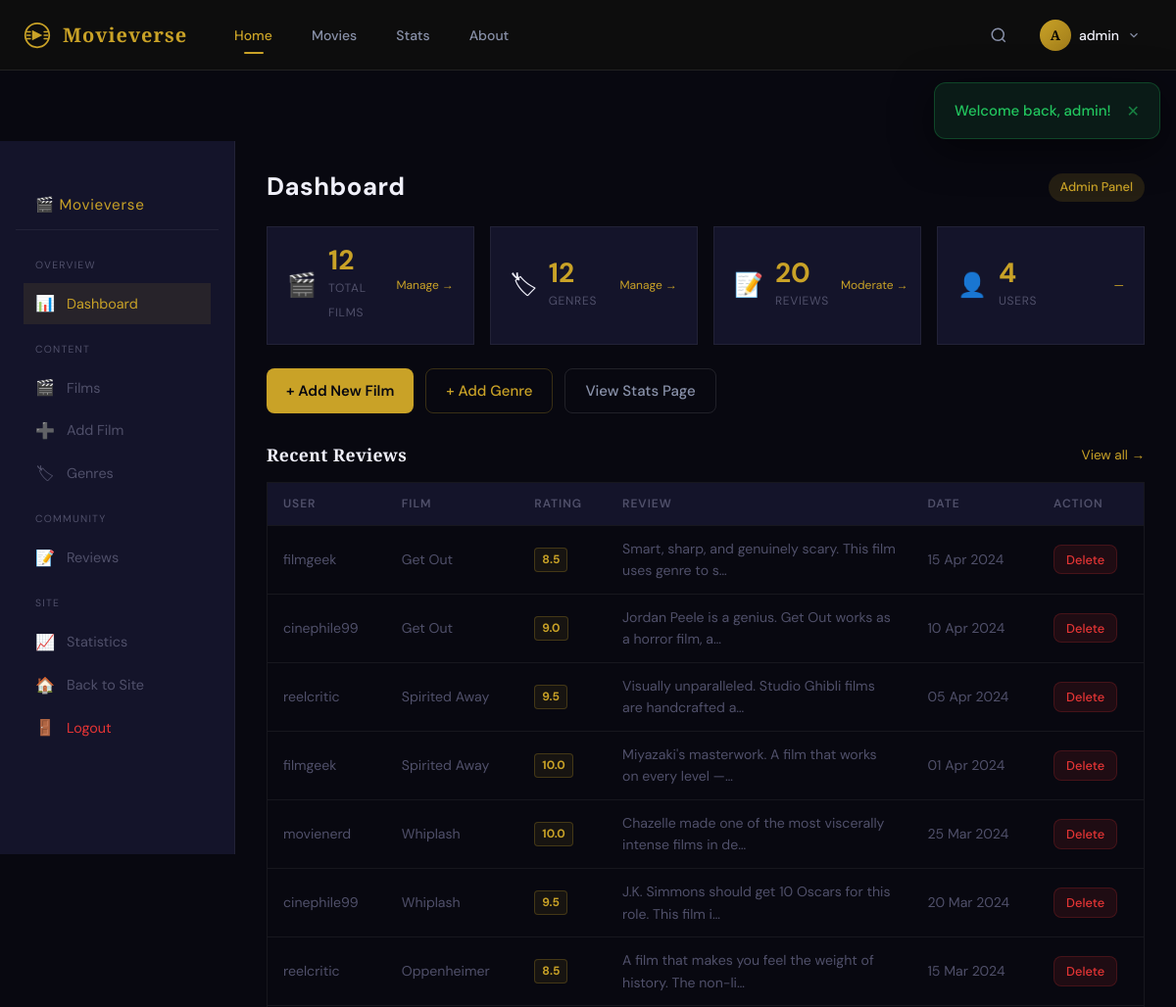
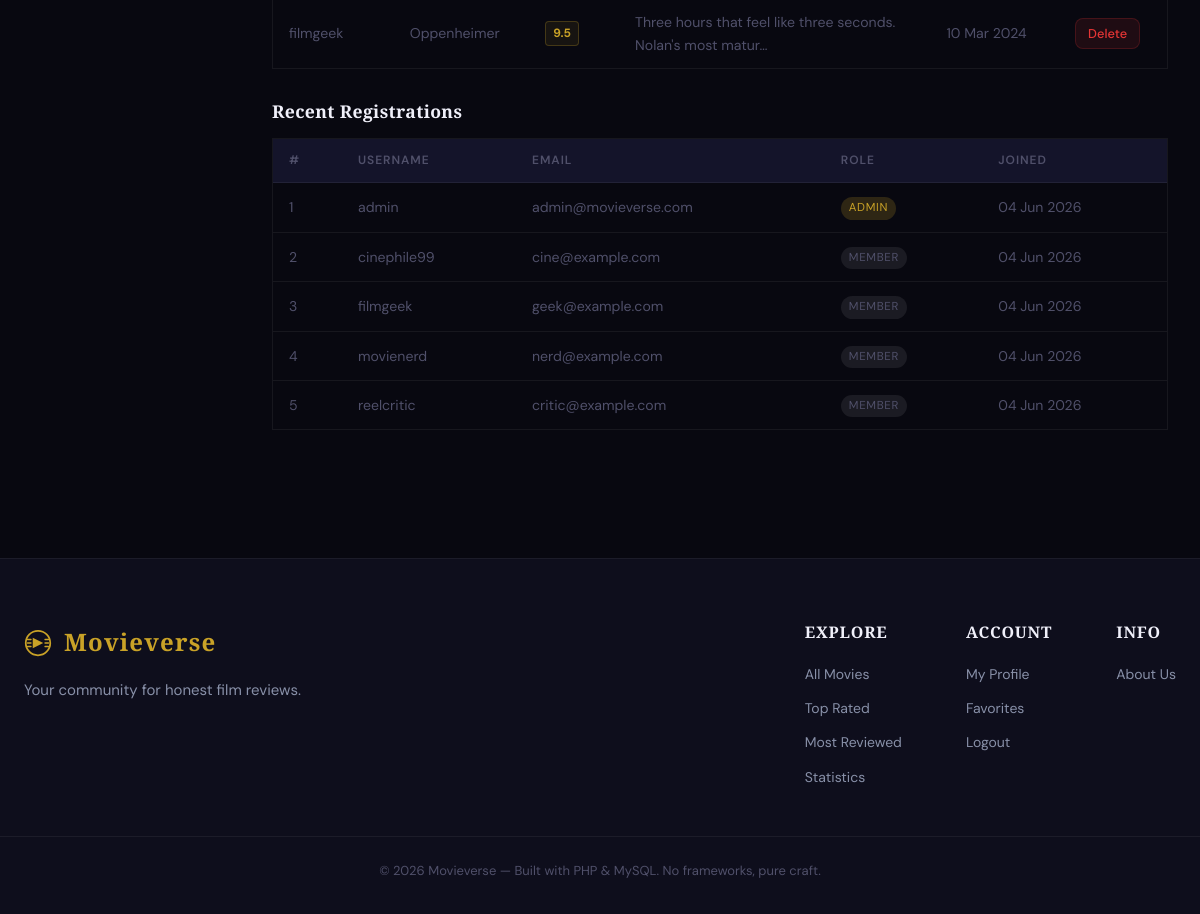
/admin/index.php (signed in), run on the app's committed database (2 pictures, top to bottom).
### tables this page shows
CREATE TABLE `users` (
  `id` int(11) NOT NULL,
  `username` varchar(50) NOT NULL,
  `email` varchar(100) NOT NULL,
  `password` varchar(255) NOT NULL,
  `role` enum('member','admin') DEFAULT 'member',
  `bio` text DEFAULT NULL,
  `avatar_url` varchar(500) DEFAULT NULL,
  `created_at` timestamp NOT NULL DEFAULT current_timestamp()
);

CREATE TABLE `reviews` (
  `id` int(11) NOT NULL,
  `user_id` int(11) NOT NULL,
  `movie_id` int(11) NOT NULL,
  `rating` decimal(3,1) NOT NULL,
  `review_text` text DEFAULT NULL,
  `created_at` timestamp NOT NULL DEFAULT current_timestamp(),
  `updated_at` timestamp NOT NULL DEFAULT current_timestamp() ON UPDATE current_timestamp()
);

CREATE TABLE `movies` (
  `id` int(11) NOT NULL,
  `title` varchar(200) NOT NULL,
  `year` year(4) NOT NULL,
  `director` varchar(100) DEFAULT NULL,
  `duration` int(11) DEFAULT NULL COMMENT 'in minutes',
  `synopsis` text DEFAULT NULL,
  `poster_url` varchar(500) DEFAULT NULL,
  `trailer_url` varchar(500) DEFAULT NULL,
  `created_at` timestamp NOT NULL DEFAULT current_timestamp(),
  `updated_at` timestamp NOT NULL DEFAULT current_timestamp() ON UPDATE current_timestamp()
);

### config/auth.php (called while the page is built, shortened)
<?php
function isLoggedIn(): bool {
    return isset($_SESSION['user_id']);
}
function currentUser(): array {
    return [
        'id'       => $_SESSION['user_id'],
        'username' => $_SESSION['username'],
        'email'    => $_SESSION['email'],
        'role'     => $_SESSION['role'],
    ];
}
function e(string $str): string {
    return htmlspecialchars($str, ENT_QUOTES, 'UTF-8');
}
function getFlash(): array {
    $flash = $_SESSION['flash'] ?? [];
    return $flash;
}

### includes/helpers.php (called while the page is built, shortened)
<?php
function getPlatformStats(PDO $pdo): array {
    $stats = [];
    $stats['users']   = (int)$pdo->query("SELECT COUNT(*) FROM users WHERE role='member'")->fetchColumn();
    $stats['movies']  = (int)$pdo->query("SELECT COUNT(*) FROM movies")->fetchColumn();
    $stats['reviews'] = (int)$pdo->query("SELECT COUNT(*) FROM reviews")->fetchColumn();
    $stats['genres']  = (int)$pdo->query("SELECT COUNT(*) FROM genres")->fetchColumn();
    return $stats;
}
function ratingColor(?float $rating): string {
    if ($rating >= 8) return 'rating-gold';
    return 'rating-low';
}
function truncate(?string $text, int $length = 150): string {
    $text = $text ?? '';
    return rtrim(substr($text, 0, $length)) . '…';
}

### admin/index.php (the view, shortened to what this page needs)
<?php
require_once __DIR__ . '/../config/auth.php';
require_once __DIR__ . '/../config/db.php';
require_once __DIR__ . '/../includes/helpers.php';
$rawStats = getPlatformStats($pdo);
$stats = [
    'total_movies'  => $rawStats['movies'] ?? 0,
    'total_genres'  => $rawStats['genres'] ?? 0,
    'total_reviews' => $rawStats['reviews'] ?? 0,
    'total_users'   => $rawStats['users'] ?? 0,
];
$recentReviews = $pdo->query("
    SELECT r.id, r.rating, r.review_text, r.created_at,
           u.username, u.id AS user_id,
           m.title AS movie_title, m.id AS movie_id
    FROM reviews r
    JOIN users u ON r.user_id = u.id
    JOIN movies m ON r.movie_id = m.id
    ORDER BY r.created_at DESC
    LIMIT 8
")->fetchAll();
$recentUsers = $pdo->query("
    SELECT id, username, email, role, created_at FROM users ORDER BY created_at DESC LIMIT 6
")->fetchAll();
include __DIR__ . '/../includes/header.php';
?>
<main class="page-main admin-page">
  <div class="admin-layout">
    <?php include __DIR__ . '/sidebar.php'; ?>
    <div class="admin-content">
      <div class="admin-top">
        <h1 class="admin-page-title">Dashboard</h1>
        <span class="admin-badge-label">Admin Panel</span>
      </div>
      <div class="admin-stats-grid">
        <div class="admin-stat-card">
          <span class="asc-icon">🎬</span>
          <div class="asc-body">
            <span class="asc-num count-up" data-target="<?= $stats['total_movies'] ?>"><?= $stats['total_movies'] ?></span>
            <span class="asc-label">Total Films</span>
          </div>
          <a href="<?= BASE_URL ?>/admin/movies.php" class="asc-link">Manage →</a>
        </div>
        <div class="admin-stat-card">
          <span class="asc-icon">🏷</span>
          <div class="asc-body">
            <span class="asc-num count-up" data-target="<?= $stats['total_genres'] ?>"><?= $stats['total_genres'] ?></span>
            <span class="asc-label">Genres</span>
          </div>
          <a href="<?= BASE_URL ?>/admin/genres.php" class="asc-link">Manage →</a>
        </div>
        <div class="admin-stat-card">
          <span class="asc-icon">📝</span>
          <div class="asc-body">
            <span class="asc-num count-up" data-target="<?= $stats['total_reviews'] ?>"><?= $stats['total_reviews'] ?></span>
            <span class="asc-label">Reviews</span>
          </div>
          <a href="<?= BASE_URL ?>/admin/reviews.php" class="asc-link">Moderate →</a>
        </div>
        <div class="admin-stat-card">
          <span class="asc-icon">👤</span>
          <div class="asc-body">
            <span class="asc-num count-up" data-target="<?= $stats['total_users'] ?>"><?= $stats['total_users'] ?></span>
            <span class="asc-label">Users</span>
          </div>
          <span class="asc-link">—</span>
        </div>
      </div>
      <div class="admin-quick-actions">
        <a href="<?= BASE_URL ?>/admin/movie-form.php" class="btn btn-primary">+ Add New Film</a>
        <a href="<?= BASE_URL ?>/admin/genres.php?action=add" class="btn btn-outline-gold">+ Add Genre</a>
        <a href="<?= BASE_URL ?>/stats.php" class="btn btn-ghost" target="_blank">View Stats Page</a>
      </div>
      <section class="admin-section">
        <div class="admin-section-header">
          <h2>Recent Reviews</h2>
          <a href="<?= BASE_URL ?>/admin/reviews.php" class="view-all-link">View all →</a>
        </div>
        <div class="admin-table-wrap">
          <table class="admin-table">
            <thead>
              <tr>
                <th>User</th>
                <th>Film</th>
                <th>Rating</th>
                <th>Review</th>
                <th>Date</th>
                <th>Action</th>
              </tr>
            </thead>
            <tbody>
              <?php if (empty($recentReviews)): ?>
                <tr><td colspan="6" class="table-empty">No reviews yet.</td></tr>
              <?php else: ?>
                <?php foreach ($recentReviews as $r): ?>
                <tr>
                  <td><a href="<?= BASE_URL ?>/profile.php?id=<?= $r['user_id'] ?>"><?= e($r['username']) ?></a></td>
                  <td><a href="<?= BASE_URL ?>/movie.php?id=<?= $r['movie_id'] ?>"><?= e($r['movie_title']) ?></a></td>
                  <td><span class="rating-badge <?= ratingColor($r['rating']) ?>"><?= $r['rating'] ?></span></td>
                  <td class="review-cell"><?= $r['review_text'] ? e(truncate($r['review_text'], 60)) : '<em>—</em>' ?></td>
                  <td><?= date('d M Y', strtotime($r['created_at'])) ?></td>
                  <td>
                    <form method="POST" action="<?= BASE_URL ?>/admin/reviews.php" class="inline-form">
                      <button type="submit" class="btn btn-danger btn-sm" onclick="return confirm('Delete this review?')">Delete</button>
                    </form>
                  </td>
                </tr>
                <?php endforeach; ?>
              <?php endif; ?>
            </tbody>
          </table>
        </div>
      </section>
      <section class="admin-section">
        <div class="admin-section-header">
          <h2>Recent Registrations</h2>
        </div>
        <div class="admin-table-wrap">
          <table class="admin-table">
            <thead>
              <tr><th>#</th><th>Username</th><th>Email</th><th>Role</th><th>Joined</th></tr>
            </thead>
            <tbody>
              <?php foreach ($recentUsers as $u): ?>
              <tr>
                <td><?= $u['id'] ?></td>
                <td><a href="<?= BASE_URL ?>/profile.php?id=<?= $u['id'] ?>"><?= e($u['username']) ?></a></td>
                <td><?= e($u['email']) ?></td>
                <td><span class="role-badge <?= $u['role'] ?>"><?= $u['role'] ?></span></td>
                <td><?= date('d M Y', strtotime($u['created_at'])) ?></td>
              </tr>
              <?php endforeach; ?>
            </tbody>
          </table>
        </div>
      </section>
    </div>
  </div>
</main>
<?php include __DIR__ . '/../includes/footer.php'; ?>

### includes/header.php (shortened to what this page needs)
<?php
$flash = getFlash();
$__user = currentUser();
?>
<!DOCTYPE html>
<html lang="id">
<head>
<link rel="stylesheet" href="<?= BASE_URL ?>/assets/css/style.css?v=<?= filemtime(__DIR__ . '/../assets/css/style.css') ?>">
</head>
<body>
<nav class="navbar" id="navbar">
    <div class="nav-container">
        <a href="<?= BASE_URL ?>/index.php" class="nav-logo">
            <span>Movieverse</span>
        </a>
        <ul class="nav-links">
            <li><a href="<?= BASE_URL ?>/index.php" class="nav-link <?= basename($_SERVER['PHP_SELF']) === 'index.php' ? 'active' : '' ?>">Home</a></li>
            <li><a href="<?= BASE_URL ?>/movies.php" class="nav-link <?= basename($_SERVER['PHP_SELF']) === 'movies.php' ? 'active' : '' ?>">Movies</a></li>
            <li><a href="<?= BASE_URL ?>/stats.php" class="nav-link <?= basename($_SERVER['PHP_SELF']) === 'stats.php' ? 'active' : '' ?>">Stats</a></li>
            <li><a href="<?= BASE_URL ?>/about.php" class="nav-link <?= basename($_SERVER['PHP_SELF']) === 'about.php' ? 'active' : '' ?>">About</a></li>
        </ul>
        <div class="nav-right">
            <button class="nav-search-btn" id="searchToggle" aria-label="Search">
                <svg viewBox="0 0 24 24" fill="none" stroke="currentColor" stroke-width="2"><circle cx="11" cy="11" r="8"/><line x1="21" y1="21" x2="16.65" y2="16.65"/></svg>
            </button>
            <?php if (isLoggedIn()): ?>
            <div class="nav-user" id="userDropdown">
                <button class="user-btn" id="userToggle">
                    <div class="user-avatar-sm">
                        <?= strtoupper(mb_substr($__user['username'], 0, 1)) ?>
                    </div>
                    <span class="user-name-sm"><?= e($__user['username']) ?></span>
                    <svg class="chevron" viewBox="0 0 24 24" fill="none" stroke="currentColor" stroke-width="2"><polyline points="6 9 12 15 18 9"/></svg>
                </button>
            </div>
            <?php else: ?>
            <a href="<?= BASE_URL ?>/login.php" class="btn btn-ghost btn-sm">Log In</a>
            <a href="<?= BASE_URL ?>/register.php" class="btn btn-primary btn-sm">Sign Up</a>
            <?php endif; ?>
        </div>
    </div>
</nav>
<?php if ($flash): ?>
<div class="flash flash-<?= e($flash['type']) ?>" id="flashMsg">
    <span><?= e($flash['message']) ?></span>
    <button onclick="this.parentElement.remove()" class="flash-close">✕</button>
</div>
<?php endif; ?>
<main class="main-content">

### data on the page
users: username "A", username "admin", id "1", email "admin@movieverse.com", role "ADMIN", created_at "04 Jun 2026"
reviews: user.username "filmgeek", movie.title "Get Out", rating "8.5", review_text "Smart, sharp, and genuinely scary. This film uses genre to s…", created_at "15 Apr 2024"
reviews: user.username "cinephile99", movie.title "Get Out", rating "9.0", review_text "Jordan Peele is a genius. Get Out works as a horror film, a…", created_at "10 Apr 2024"
reviews: user.username "reelcritic", movie.title "Spirited Away", rating "9.5", review_text "Visually unparalleled. Studio Ghibli films are handcrafted a…", created_at "05 Apr 2024"
reviews: user.username "filmgeek", movie.title "Spirited Away", rating "10.0", review_text "Miyazaki's masterwork. A film that works on every level —…", created_at "01 Apr 2024"
reviews: user.username "movienerd", movie.title "Whiplash", rating "10.0", review_text "Chazelle made one of the most viscerally intense films in de…", created_at "25 Mar 2024"
reviews: user.username "cinephile99", movie.title "Whiplash", rating "9.5", review_text "J.K. Simmons should get 10 Oscars for this role. This film i…", created_at "20 Mar 2024"
reviews: user.username "reelcritic", movie.title "Oppenheimer", rating "8.5", review_text "A film that makes you feel the weight of history. The non-li…", created_at "15 Mar 2024"
reviews: user.username "filmgeek", movie.title "Oppenheimer", rating "9.5", review_text "Three hours that feel like three seconds. Nolan's most matur…", created_at "10 Mar 2024"
users: id "2", username "cinephile99", email "cine@example.com", role "MEMBER", created_at "04 Jun 2026"
users: id "3", username "filmgeek", email "geek@example.com", role "MEMBER", created_at "04 Jun 2026"
users: id "4", username "movienerd", email "nerd@example.com", role "MEMBER", created_at "04 Jun 2026"
users: id "5", username "reelcritic", email "critic@example.com", role "MEMBER", created_at "04 Jun 2026"

### other printed values
$flash['message'] "Welcome back, admin!"
$stats['total_movies'] "12"
$stats['total_genres'] "12"
$stats['total_reviews'] "20"
$stats['total_users'] "4"
